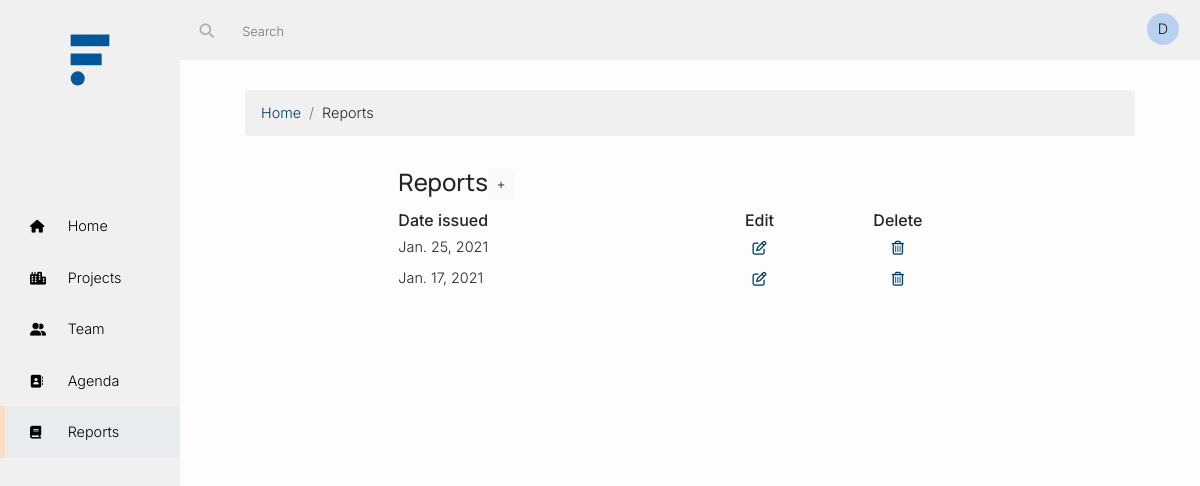
The page /reports/ on the database its author committed.
### reports/models.py (models this page shows, shortened)
class Report(models.Model):
    report_issued_date =  models.DateField(unique=False, default=datetime.date.today,verbose_name='Report date')
    class Meta:
        ordering = ['-report_issued_date']

### reports/views.py (the view)
# urls.py: path('', views.reports_list.as_view(), name='reports_list'),
class reports_list(LoginRequiredMixin,generic.ListView):
    model = Report
    template_name = 'report_list.html'

### ProjectManagement/context_processors.py (called while the page is built)
def user_colors(request):
    if request.user.is_authenticated:
        R_name_length = len(str(request.user))*40%255
        G_date_joined = int(str(request.user.date_joined)[14:16])*40%255
        B_date_joined = int(str(request.user.date_joined)[17:19])*40%255
    else:
        R_name_length = 0
        G_date_joined = 0
        B_date_joined = 0
    return {
        'R_name_length': R_name_length,
        'G_date_joined': G_date_joined,
        'B_date_joined': B_date_joined,
    }

### reports/templates/report_list.html (shortened to what this page needs)
{% extends 'base.html' %}
{% block body %}
{% load bootstrap4 %}
<div class="container">
<nav aria-label="breadcrumb">
  <ol class="breadcrumb">
    <li class="breadcrumb-item"><a href="{% url 'index' %}">Home</a></li>
    <li class="breadcrumb-item">Reports</li>
  </ol>
</nav>
<div class="row justify-content-center">
  <div class="col-12 col-md-10 col-lg-8">
    <h4 class="table-header">Reports<a href="{% url 'reports:add_report' %}" class="btn btn-light btn-sm" role="button"> +</a></h4>
    {% if object_list %}
    <table style="width:100%"
      data-classes="table"
      data-toggle="table"
      data-locale="en-US"
      data-pagination="true"
      data-search="true">
      <thead>
        <tr>
          <th data-sortable="true" data-field="Date-issued">Date issued</th>
          <th class="text-center" data-field="Edit-report">Edit</th>
          <th class="text-center" data-field="Delete-report">Delete</th>
        </tr>
      </thead>
      {% for report in object_list %}
      <tr>
        <td>{{ report.report_issued_date }}</td>
        <td class="align-middle text-center">
          <a href="{% url 'reports:edit_report' report.pk %}" class="btn btn-sm" role="button">
            <i class="far fa-edit"></i>
          </a>
        </td>
        <td class="align-middle text-center">
          <a href="{% url 'reports:delete_report' report.pk %}" class="btn btn-sm" role="button">
            <i class="far fa-trash-alt"></i>
          </a>
        </td>
      </tr>
      {% endfor %}
    </table>
  {% else %}
  <p>No reports have been added yet.</p>
  <a href="{% url 'reports:add_report' %}" class="btn btn-light btn-sm" role="button"> Add +</a>
  {% endif %}
    </div>
  </div>
</div>
{% endblock %}

### templates/base.html (shortened to what this page needs)
<!DOCTYPE html>
{% load bootstrap4 %}
{% url 'index' as start %}
{% url 'projects:project_categories_list' as projects %}
{% url 'subcontractors:contact_list' as subcontractors %}
{% url 'team:users_list' as team %}
{% url 'reports:reports_list' as reports %}
{% url 'login' as login %}
{% load static %}
<html lang="en">
<head>
  {% include "css_links.html" %}
</head>
<body>
  <div class="sideBar">
    <div id="logo">
      <a href="{% url 'index' %}">
        <img id="logo" src="{% static '/css/img/Logo.svg' %}" alt="logo" />
      </a>
    </div>
    <nav>
      <a class="nav-link {% if request.path == start %} active {% elif '/search/' in request.path %} active {% endif %}" href="{% url 'index' %}">
        <i class="fas fa-home"></i>
        Home
      </a>
      <a class="nav-link {% if '/projects/' in request.path %} active {% endif %}" href="{% url 'projects:project_categories_list' %}">
        <i class="fas fa-city"></i>
        Projects
      </a>
      <a class="nav-link {% if '/team/' in request.path %} active {% elif '/accounts/' in request.path %} active {% endif %}" href="{% url 'team:users_list' %}">
        <i class="fas fa-user-friends"></i>
        Team
      </a>
      <a class="nav-link {% if '/subcontractors/' in request.path %} active {% endif %}" href="{% url 'subcontractors:contact_list' %}">
        <i class="fas fa-address-book"></i>
        Agenda
      </a>
      <a class="nav-link {% if '/reports/' in request.path %} active {% endif %}" href="{% url 'reports:reports_list' %}">
        <i class="fas fa-book"></i>
        Reports
      </a>
      </nav>
  </div>
  <header>
    <div class="nav-tools">
      {% if user.is_authenticated %}
      <div class="searchBar">
        <form action="{% url 'projectsearch' %}" method="get" accept-charset="utf-8">
          <button type="submit">
            <i class="fas fa-search"></i>
          </button>
          <input type="text" id='searchInput' name="q" placeholder="Search">
        </form>
      </div>
      <div class="dropdown">
        <span class="nav-link pl-0" id="dropdownMenuButton2" data-toggle="dropdown">
          <div class="user-circle" style="background-color:rgba{{ user.profile.user_color }};">
            <span class="black initials" style="cursor:default">
              {{ user.username|first|title }}
            </span>
          </div>
        </span>
      </div>
    {% else %}
    <div class="user-area">
      <a href="{% url 'login' %}" class="nav-link login" href="#" role="button" aria-haspopup="true" aria-expanded="false">
        Login
      </a>
    </div>
    {% endif %}
  </div>
</header>
<div id="page-content-wrapper">
  <div class="content">
    {% block body %}
    {% endblock %}
  </div>
</div>
{% include "scripts_links.html" %}
</body>
</html>

### static/css/master.css (style rules this page uses)
:root { --blue: #01579b; --lightblue: #ccddeb; --darkblue: #013C69; --orange: #EB7311; --lightorange: #fbddc5; --darkorange: #fbddc5; --accent: #fbddc5; --borderRadius: 10px; --border: 0.5px solid lightgrey; --mainFont: 'Manrope', sans-serif; --secondaryFont: 'Inter', sans-serif; }
* { box-sizing: border-box; }
a { color: var(--darkblue); }
body { font-family: var(--secondaryFont); background: #FDFDFD; font-size: 0.9rem; }
body li { font-family: var(--secondaryFont); font-weight: 300; }
body h1, h2, h3, h4, h5, h6 { font-family: var(--mainFont); font-weight: 500; }
tr td { font-size: .9rem; font-family: var(--secondaryFont); font-weight: 300; }
thead th { font-size: 1rem; font-family: var(--secondaryFont); font-weight: 500; }
.sideBar { background: #F0F0F0; height: 100%; width: 180px; position: fixed; padding-top: 0px; top: 0; left: 0; overflow: auto; }
.sideBar img { width: 100px; padding-top: 10px; }
.sideBar nav { padding-top: 120px; }
.sideBar a { display: block; color: black; text-decoration: none; padding: 15px 30px; font-weight: 300; transition: all 0.1s ease-in-out; }
.sideBar a.active { background: #E9ECEF; border-left: 5px solid var(--accent); padding: 15px 30px 15px 25px; }
.sideBar a .fas { color: black; font-size: .8rem; margin-right: .8rem; display: inline-block; width: 1.3rem; position: relative; top: 0px; }
#logo { height: 80px; display:block; margin: 0px auto; }
header { z-index: 100; margin-left: 180px; padding: 5px; background: #F0F0F0; position: fixed; top: 0; width: -moz-calc(100% - 180px); width: -webkit-calc(100% - 180px); width: -o-calc(100% - 180px); width: calc(100% - 180px); }
header .nav-tools { height: 50px; }
header .searchBar { display: inline-block; padding: 5px 5px 5px 0px; }
header .searchBar input { background: #F0F0F0; border: none; border-radius: 8px; font-size: .8rem; color: #000000; padding: 10px; font-weight: 300; width: 380px; }
header .searchBar .fas { color: #aab2b8; padding: 1em 1em 1em 1em; }
:root { --avatar-size: 2rem; }
header .dropdown { float: right; display: inline-block; }
.user-circle { display: inline-block; border-radius: 50%; height: var(--avatar-size); text-align: center; width: var(--avatar-size); font-weight: 300; }
.initials { font-size: .9rem; line-height: .2rem; position: relative; top: calc(var(--avatar-size) / 7); }
#page-content-wrapper { margin-left: 180px; padding-top: 50px; }
.content { padding: 40px; }
.content a { text-decoration: none; }
.breadcrumb { background-color: #F0F0F0; }

### static/css/content-area.css (style rules this page uses)
* { margin: 0px; padding: 0px; box-sizing: border-box; }
body, html { height: 100vh; }
.content { margin: 0px auto; }
.content:after, .row:after { display: table; clear: both; }
button { background: transparent; box-shadow: 0px 0px 0px transparent; border: 0px solid transparent; text-shadow: 0px 0px 0px transparent; }
.black { color: #1F1F1F; }
@media (min-width: 1200px) { .container { max-width: 920px; } }

### rows shown on the page
Report: report_issued_date "Jan. 25, 2021"
Report: report_issued_date "Jan. 17, 2021"

### other values the page prints
{{ user.username|first|title }} "D"
